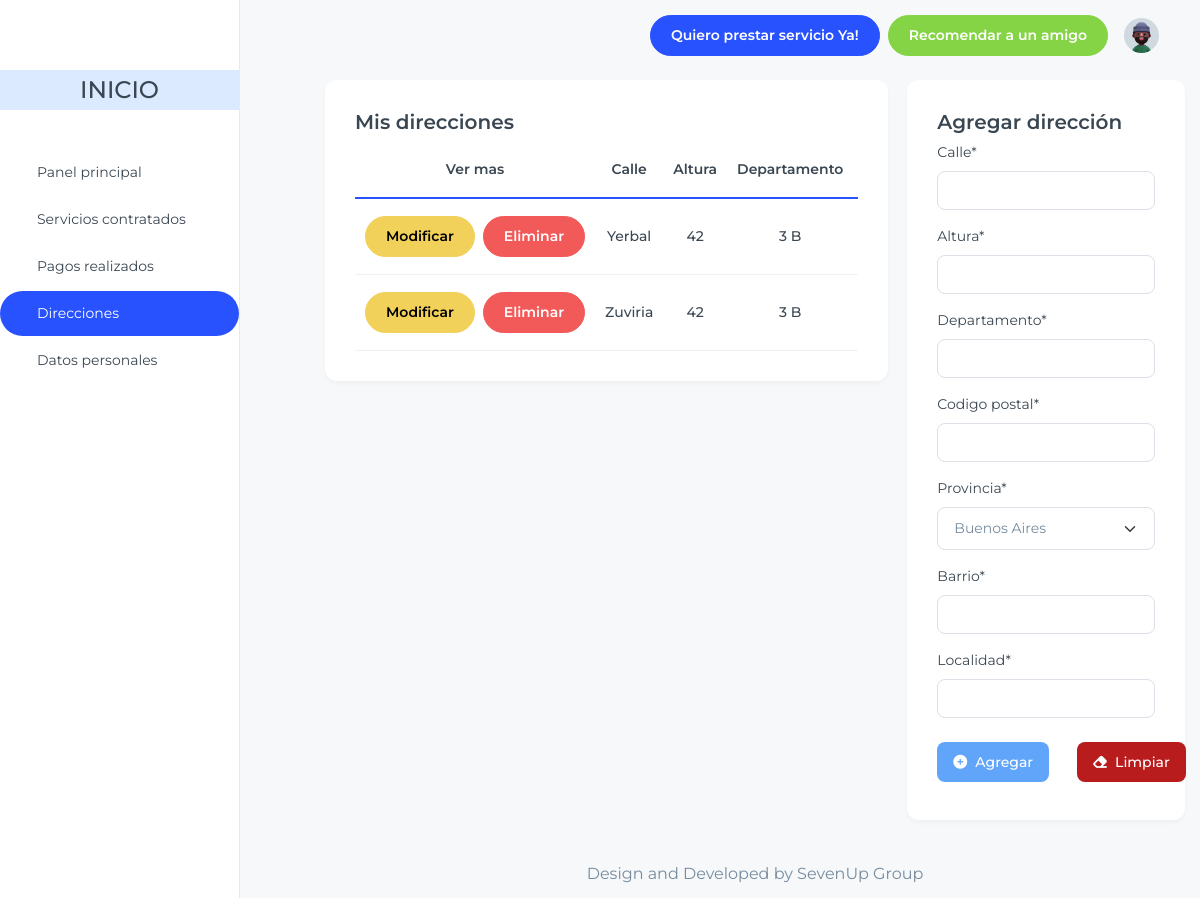
Before: /home/consumidor/direcciones/ (signed in) with the older database file.
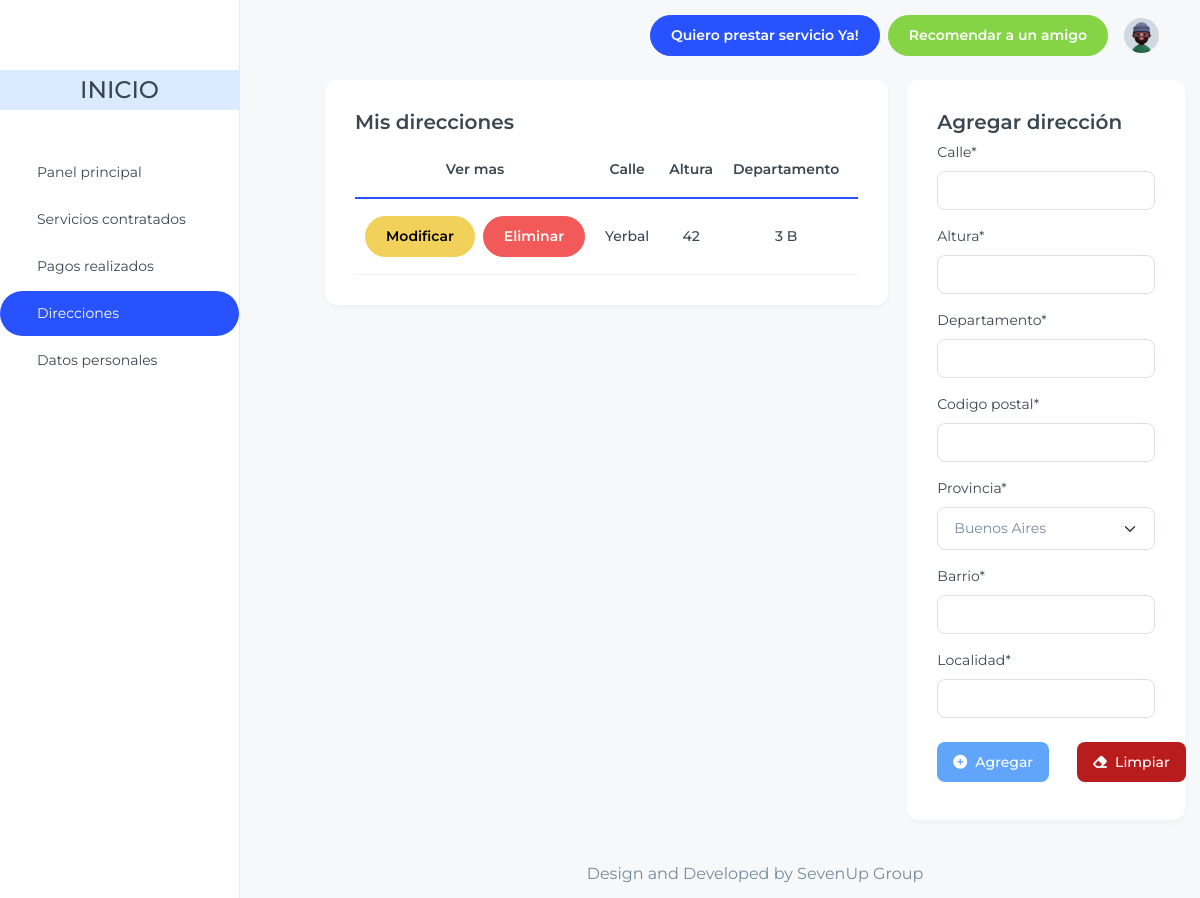
After: the same page with the newer database file.
### apps/ubicacion/models.py (models this page shows, shortened)
class Direccion(models.Model):
    calle = models.TextField(max_length=200)
    altura = models.TextField(max_length=200)
    departamento = models.CharField(max_length=100, null=True, blank=True)
    codigo_postal = models.CharField(max_length=100)
    barrio = models.CharField(max_length=200, blank=True, null=True, default=None)
    localidad = models.ForeignKey(Localidad, on_delete=models.CASCADE, default=None)
    usuario = models.ForeignKey("usuario.Usuario", on_delete=models.CASCADE, default=None)

### apps/consumidor/views.py (the view, shortened to what this page needs)
# urls.py: path('consumidor/direcciones/', ConsumidorDireccionListView.as_view(), name='dire_consumidor'),
class ConsumidorDireccionListView(generic.ListView, generic.edit.FormMixin):
    model = Direccion
    template_name = "consumidor_direcciones.html"
    context_object_name = "direcciones"
    form_class = DireccionForm  # El formulario que usarás para agregar direcciones
    def get_queryset(self):
        usuario_actual = self.request.user
        return Direccion.objects.filter(usuario=usuario_actual)
    def get_context_data(self, **kwargs):
        context = super().get_context_data(**kwargs)
        context['form'] = self.get_form()
        return context

### apps/ubicacion/form.py (shortened to what this page needs)
class DireccionForm(forms.Form):
    calle = forms.CharField(max_length=150, required=True)
    altura = forms.IntegerField()
    departamento = forms.CharField(max_length=150, required=True)
    codigo_postal = forms.CharField(max_length=150)
    provincia = forms.ChoiceField(choices=Provincia.PROVINCIAS, required=True)
    barrio = forms.CharField(max_length=150)
    localidad = forms.CharField(max_length=150, required=True)

### apps/ubicacion/models.py (called while the page is built)
    def __str__(self):
        provincia_nombre = dict(self.PROVINCIAS).get(self.nombre)
        return provincia_nombre

    def __str__(self):
        return f'{self.nombre}, {self.provincia.__str__()}'

### apps/consumidor/templates/consumidor_direcciones.html (shortened to what this page needs)
{% extends 'index_consumidor.html' %}
{% load static %}
{% load crispy_forms_tags %}
{% block content %}
<div class="container-fluid">
  <div class='row'>
    <div class="col-lg-8">
      <div class="card ">
        <div class="card-body ">
          <h5 class="card-title fs-6 font-semibold">Mis direcciones</h5>
            <div class="table-responsive">
            <table class="table text-nowrap align-middle mb-0">
              <thead>
                <tr class="border-2 border-bottom border-primary border-0">
                  <th scope="col" class="text-center">Ver mas</th>
                  <th scope="col" class="text-center">Calle</th>
                  <th scope="col" class="text-center">Altura</th>
                  <th scope="col" class="text-center">Departamento</th>
                  <th scope="col" class="text-center">Localidad</th>
                </tr>
              </thead>
                <tbody class="table-group-divider">
                  {% for direccion in direcciones %}
                    <tr>
                      <td class="text-center fw-medium">
                        <div class="d-flex gap-2 justify-content-center">
                          <a href="{% url 'modificar_direccion' direccion_id=direccion.id %}" class="btn btn-warning">
                            Modificar
                          </a>
                          <a href="{% url 'eliminar_direccion' direccion_id=direccion.id %}" class="btn btn-danger" data-toggle="modal" data-target="#confirmarEliminarModal">
                            Eliminar
                          </a>
                        </div>
                      </td>
                      <td class="text-center fw-medium">{{ direccion.calle }}</td>
                      <td class="text-center fw-medium">{{ direccion.altura }}</td>
                      <td class="text-center fw-medium">{{ direccion.departamento }}</td>
                      <td class="text-center fw-medium">{{ direccion.localidad }}</td>
                    </tr>
                  {% endfor %}
                </tbody>
            </table>
          </div>
        </div>
      </div>
    </div>
    <div class="col-lg-4 pl-1">
        <div class="card">
            <div class="card-body">
              <h5 class="card-title fs-6 font-semibold">Agregar dirección</h5>
              <form method="post">
                {{ form|crispy }}
                <div class="flex gap-2 mt-4">
                  <button type="submit" class="flex items-center text-white bg-blue-400 hover:bg-blue-800 focus:ring-4 focus:ring-blue-300 font-medium rounded-lg text-sm px-3 py-2.5 gap-2 me-2 mb-2">
                    <i class="fas fa-plus-circle"></i> Agregar
                  </button>
                  <button type="reset" class="flex items-center text-white bg-red-700 hover:bg-red-800 focus:ring-4 focus:ring-red-300 font-medium rounded-lg text-sm px-3 py-2.5 gap-2 me-2 mb-2 ml-3">
                    <i class="fas fa-eraser"></i> Limpiar
                  </button>
                </div>
              </form>
            </div>
        </div>
    </div>
  </div>
</div>
{% endblock %}

Changed rows visible on the page:
removed Direccion: calle "Zuviria", altura "42", departamento "3 B"
